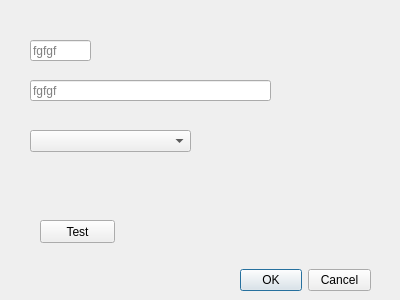
<?xml version="1.0" encoding="UTF-8"?>
<ui version="4.0">
 <class>StudentForm</class>
 <widget class="QDialog" name="StudentForm">
  <property name="geometry">
   <rect>
    <x>0</x>
    <y>0</y>
    <width>400</width>
    <height>300</height>
   </rect>
  </property>
  <property name="windowTitle">
   <string>Dialog</string>
  </property>
  <widget class="QDialogButtonBox" name="buttonBox">
   <property name="geometry">
    <rect>
     <x>240</x>
     <y>260</y>
     <width>131</width>
     <height>41</height>
    </rect>
   </property>
   <property name="orientation">
    <enum>Qt::Horizontal</enum>
   </property>
   <property name="standardButtons">
    <set>QDialogButtonBox::Cancel|QDialogButtonBox::Ok</set>
   </property>
  </widget>
  <widget class="QLineEdit" name="uidEdit">
   <property name="geometry">
    <rect>
     <x>30</x>
     <y>40</y>
     <width>61</width>
     <height>21</height>
    </rect>
   </property>
   <property name="placeholderText">
    <string>fgfgf</string>
   </property>
  </widget>
  <widget class="QLineEdit" name="nameEdit">
   <property name="geometry">
    <rect>
     <x>30</x>
     <y>80</y>
     <width>241</width>
     <height>21</height>
    </rect>
   </property>
   <property name="placeholderText">
    <string>fgfgf</string>
   </property>
  </widget>
  <widget class="QComboBox" name="gradeCobo">
   <property name="geometry">
    <rect>
     <x>30</x>
     <y>130</y>
     <width>161</width>
     <height>22</height>
    </rect>
   </property>
  </widget>
  <widget class="QPushButton" name="pushButton">
   <property name="geometry">
    <rect>
     <x>40</x>
     <y>220</y>
     <width>75</width>
     <height>23</height>
    </rect>
   </property>
   <property name="text">
    <string>Test</string>
   </property>
  </widget>
 </widget>
 <resources/>
 <connections>
  <connection>
   <sender>buttonBox</sender>
   <signal>accepted()</signal>
   <receiver>StudentForm</receiver>
   <slot>accept()</slot>
   <hints>
    <hint type="sourcelabel">
     <x>248</x>
     <y>254</y>
    </hint>
    <hint type="destinationlabel">
     <x>157</x>
     <y>274</y>
    </hint>
   </hints>
  </connection>
  <connection>
   <sender>buttonBox</sender>
   <signal>rejected()</signal>
   <receiver>StudentForm</receiver>
   <slot>reject()</slot>
   <hints>
    <hint type="sourcelabel">
     <x>316</x>
     <y>260</y>
    </hint>
    <hint type="destinationlabel">
     <x>286</x>
     <y>274</y>
    </hint>
   </hints>
  </connection>
 </connections>
</ui>
